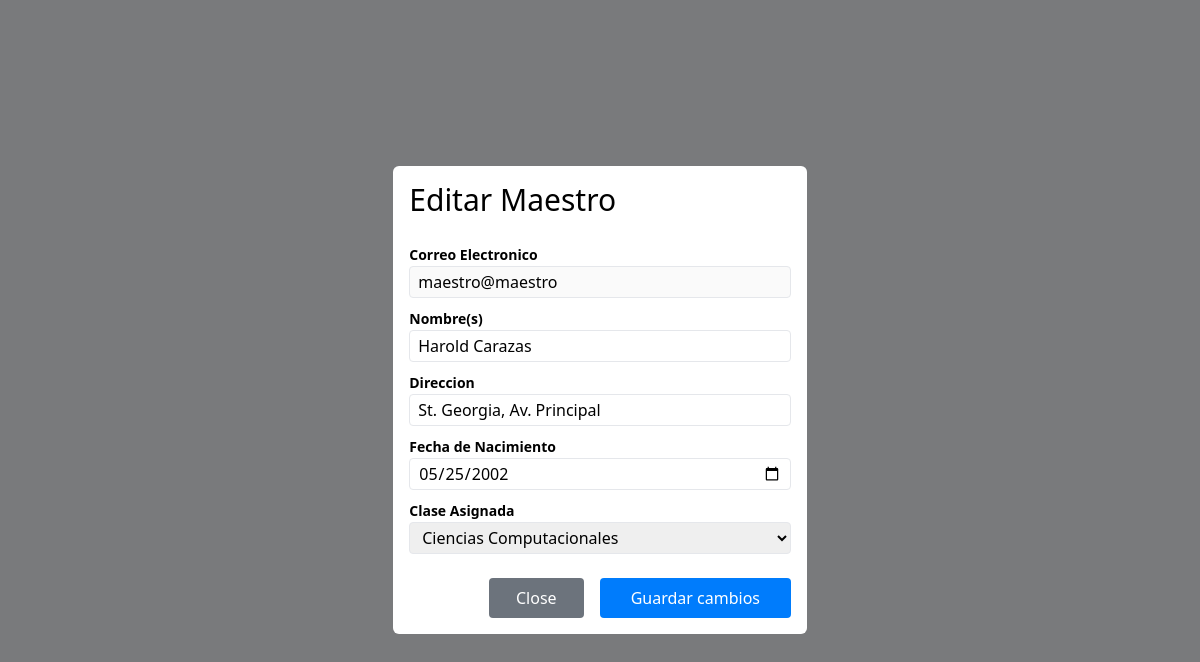
The app's page /maestros/edit?id=2 (signed in) with its own data.
### tables this page shows
CREATE TABLE `users` (
  `id` int(11) NOT NULL,
  `dni` varchar(20) DEFAULT NULL,
  `name` varchar(100) DEFAULT NULL,
  `email` varchar(100) DEFAULT NULL,
  `password` varchar(255) DEFAULT NULL,
  `address` varchar(250) DEFAULT NULL,
  `birthday` date DEFAULT NULL,
  `role_id` int(11) DEFAULT NULL,
  `estado` varchar(10) NOT NULL DEFAULT 'activo'
);

### Controllers/MaestroController.php (called while the page is built, shortened)
<?php
require_once $_SERVER["DOCUMENT_ROOT"] . "/models/Maestro.php";
require_once $_SERVER["DOCUMENT_ROOT"] . "/Models/Curso.php";
class MaestroController
{
    protected $model;
    protected $curso;
    public function __construct()
    {
        $this->model = new Maestro();
        $this->curso = new Curso();
    }
    public function edit($id)
    {
        $teacher = $this->model->find($id);
        $cursos = $this->curso->getCourses();
        include $_SERVER["DOCUMENT_ROOT"] . "/views/maestros/edit.php";
    }
}

### config/database.php (called while the page is built)
<?php
return [
    "host" => "localhost",
    "dbname" => "university",
    "username" => "root",
    "password" => ""
];

### Models/Model.php (called while the page is built, shortened)
<?php
class Model
{
    public function __construct()
    {
        $config = include($_SERVER["DOCUMENT_ROOT"] . "/config/database.php");
        try {
            $this->db = new mysqli(
                $config["host"],
                $config["username"],
                $config["password"],
                $config["dbname"]
            );
        } catch (mysqli_sql_exception $e) {
            echo "Error: " . $e->getMessage();
        }
    }
}

### Models/Maestro.php (called while the page is built, shortened)
<?php
require_once $_SERVER["DOCUMENT_ROOT"] . "/Models/Model.php";
class Maestro extends Model
{
    public function find($id)
    {
        $id = $this->db->real_escape_string($id);
        $res = $this->db->query("SELECT
        u.id,
        u.name,
        u.email,
        u.address,
        u.birthday,
        c.name AS assigned_class
    FROM
        users u
    LEFT JOIN
        cursos_maestros cm ON cm.maestro_id = u.id
    LEFT JOIN
        courses c ON c.id = cm.course_id
    WHERE
        u.id = '$id';");
        if ($res) {
        $data = $res->fetch_all(MYSQLI_ASSOC);
        if (!empty($data)) {
            return $data[0];
        } else {
            return $data;
        }
        }
    }
}

### Models/Curso.php (called while the page is built, shortened)
<?php
require_once $_SERVER["DOCUMENT_ROOT"] . "/Models/Model.php";
class Curso extends Model
{
    public function getCourses()
    {
    $result = $this->db->query("SELECT * FROM courses");
    $courses = $result->fetch_all(MYSQLI_ASSOC);
    return $courses;
    }
}

### views/maestros/edit.php (the view, shortened to what this page needs)
<!DOCTYPE html>
<html lang="en">
<head>
    <link href="/dist/output.css" rel="stylesheet">
</head>
<body>
<div class="h-screen flex items-center justify-center bg-[#797A7C]">
        <div class="flex flex-col bg-white rounded-md p-4">
    <h1 class="text-3xl">Editar Maestro</h1>
    <div class="flex flex-col">
    <form action="/maestros/update" method="post" class="mt-6 flex flex-col">
        <div>
        <label for="email" class="mb-3 text-sm font-bold">Correo Electronico</label>
        <input type="email" class="w-full mb-2 border rounded h-8 px-2" id="email" name="email" value="<?= $teacher["email"]?>" disabled>
        </div>
        <div>
        <label for="name" class="mb-3 text-sm font-bold">Nombre(s)</label>
        <input type="text" class="w-full mb-2 border rounded h-8 px-2" id="name" name="name" value="<?= $teacher["name"]?>">
        </div>
        <div>
        <label for="address" class="mb-3 text-sm font-bold">Direccion</label>
        <input type="text" class="w-full mb-2 border rounded h-8 px-2" id="address" name="address" value="<?= $teacher["address"]?>">
        </div>
        <div>
        <label for="birthday" class="mb-3 text-sm font-bold">Fecha de Nacimiento</label>
        <input type="date" class="w-full mb-2 border rounded h-8 px-2" id="birthdat" name="birthday" value="<?= $teacher["birthday"]?>">
        </div>
        <div>
        <label for="course" class="mb-3 text-sm font-bold">Clase Asignada</label>
        <select name="course_id" id="course" class="w-full mb-2 border rounded h-8 px-2">
        <?php foreach ($cursos as $curso): ?>
            <option value="<?= $curso['id'] ?>" <?= ($teacher['assigned_class'] === $curso['name']) ? 'selected' : '' ?> >
                <?= $curso['name'] ?>
            </option>
        <?php endforeach; ?>
        </select>
        </div>
        <div class="flex justify-end items-center"><a href="/maestros" class="bg-[#6C737C] text-white rounded w-1/4 mt-4 py-2 mx-4 flex items-center justify-center">Close</a><button type="submit" class="bg-[#007CFC] mt-4 text-white w-1/2 rounded py-2">Guardar cambios</button></div>
    </form>
    </div>
        </div>
    </div>
</body>
</html>

### records on screen
users: email "maestro@maestro", name "Harold Carazas", address "St. Georgia, Av. Principal", birthday "05/25/2002"

### other values on screen
form field course_id "Ciencias Computacionales"
